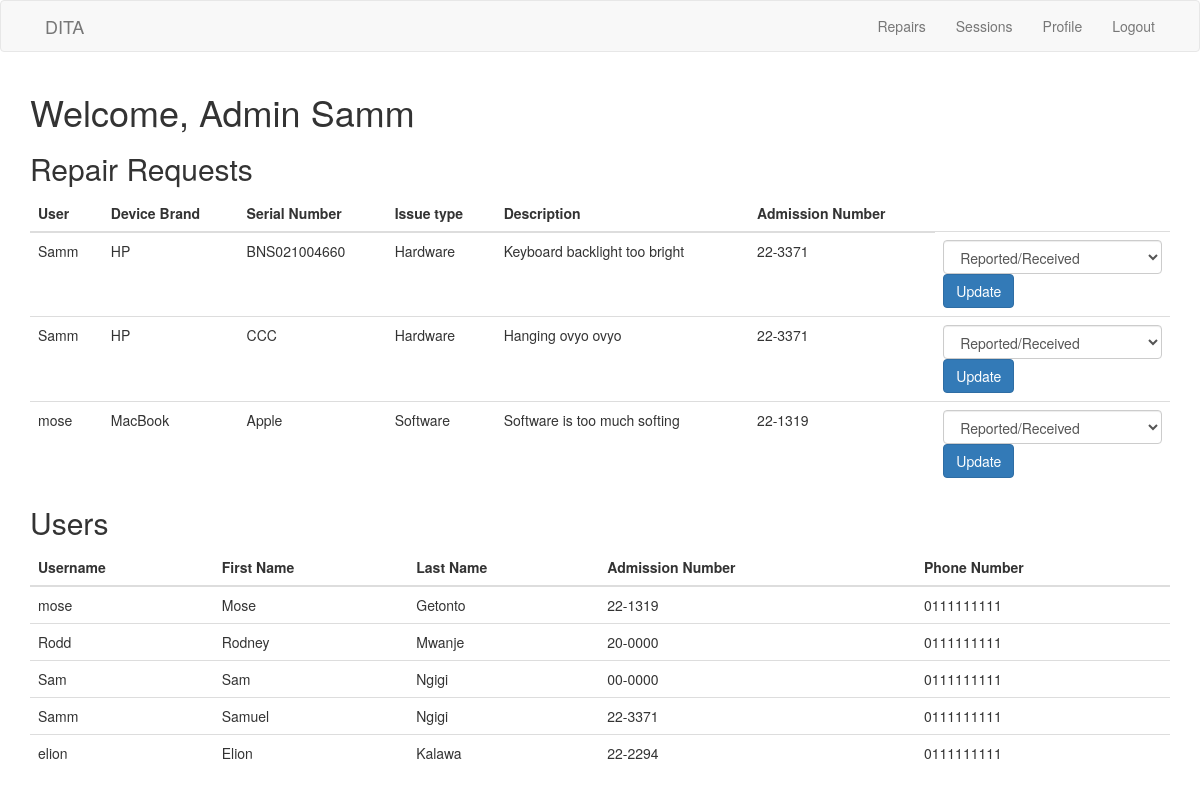
Page /admin/dashboard (signed in) on the committed database.
### app/models.py (models this page shows, shortened)
class User(UserMixin, db.Model):
    id = db.Column(db.Integer, primary_key=True)
    firstname = db.Column(db.String(64))
    lastname = db.Column(db.String(64))
    username = db.Column(db.String(64), unique=True)
    admission_number = db.Column(db.String(32))
    email = db.Column(db.String(120), unique=True)
    phone_number = db.Column(db.String(20))
    password = db.Column(db.String(128))
    password_hash = db.Column(db.String(128))
    last_seen = db.Column(db.DateTime, default=datetime.utcnow)

class Repair(db.Model):
    id = db.Column(db.Integer, primary_key=True)
    device_brand = db.Column(db.String(128))
    serial_no = db.Column(db.String(64), index=True)
    issue_type = db.Column(db.String(20))
    description = db.Column(db.Text)
    user_id = db.Column(db.String(7), db.ForeignKey('user.id'))
    repair_date = db.Column(db.DateTime, default=datetime.utcnow)
    status = db.Column(db.String(20), default='reported')

### app/routes.py (the view)
@app.route('/admin/dashboard', methods=['GET', 'POST'])
@login_required
def admin_dashboard():
    users = User.query.all()
    repairs = db.session.query(Repair, User).join(User).all()
    admins = Admin.query.all()
    form = RepairsForm()
    return render_template('admin_dashboard.html', title='Admin Sign In', repairs=repairs, users=users, admins=admins, form=form)

### app/forms.py
class RepairsForm(FlaskForm):
    device_brand = StringField('Device Brand', validators=[DataRequired()])
    serial_no = StringField('Serial Number', validators=[DataRequired()])
    issue_type = RadioField('Issue', choices=[('Hardware', 'Hardware'), ('Software', 'Software')],
                            validators=[DataRequired()])
    description = TextAreaField('Description', validators=[
                                DataRequired(), Length(min=1, max=300, message='Description must be between 1 and 300 characters')])
    status = SelectField('Status', choices=[('reported', 'Reported/Received'), ('in_progress', 'In Progress'), ('completed', 'Completed')],
                         validators=[DataRequired()])
    submit = SubmitField('Submit')

### app/routes.py (called while the page is built)
@login_manager.user_loader
def load_user(user_id):
    return User.query.get(int(user_id))

@app.before_request
def before_request():
    if current_user.is_authenticated:
        current_user.last_seen = datetime.utcnow()
        db.session.commit()

### app/templates/admin_dashboard.html (shortened to what this page needs)
{% extends "base.html" %}
{% block app_content %}
<h1>Welcome, Admin {{ current_user.username }}</h1>
<h2>Repair Requests</h2>
<table class="table table-hover">
	<thead>
		<tr>
			<th>User</th>
			<th>Device Brand</th>
			<th>Serial Number</th>
			<th>Issue type</th>
			<th>Description</th>
			<th>Admission Number</th>
		</tr>
	</thead>
	<tbody>
		{% for repair, user in repairs %}
		<tr>
			<td> {{ user.username }}</td>
			<td> {{ repair.device_brand }}</td>
			<td> {{ repair.serial_no }}</td>
			<td> {{ repair.issue_type }}</td>
			<td> {{ repair.description }}</td>
			<td> {{ user.admission_number }}</td>
			<td>
				<form method="post" action="{{ url_for('update_repair_status', repair_id=repair.id) }}">
					{{ form.status(class="form-control", value=repair.status) }}
					<button type="submit" class="btn btn-primary">Update</button>
				</form>
			</td>
		</tr>
		{% endfor %}
	</tbody>
</table>
<h2>Users</h2>
<table class="table table-hover">
	<thead>
		<tr>
			<th>Username</th>
			<th>First Name</th>
			<th>Last Name</th>
			<th>Admission Number</th>
			<th>Phone Number</th>
		</tr>
	</thead>
	<tbody>
		{% for user in users %}
		<tr>
			<td>{{ user.username }}</td>
			<td>{{ user.firstname }}</td>
			<td>{{ user.lastname }}</td>
			<td>{{ user.admission_number }}</td>
			<td>{{ user.phone_number }}</td>
		</tr>
		{% endfor %}
	</tbody>
</table>
{% endblock %}

### rows in the picture
User: username "Samm", firstname "Samuel", lastname "Ngigi", admission_number "22-3371", phone_number "0111111111"
Repair: username "Samm", device_brand "HP", serial_no "BNS021004660", issue_type "Hardware", description "Keyboard backlight too bright", admission_number "22-3371", status "Reported/Received"
Repair: username "Samm", device_brand "HP", serial_no "CCC", issue_type "Hardware", description "Hanging ovyo ovyo", admission_number "22-3371", status "Reported/Received"
Repair: username "mose", device_brand "MacBook", serial_no "Apple", issue_type "Software", description "Software is too much softing", admission_number "22-1319", status "Reported/Received"
User: username "mose", firstname "Mose", lastname "Getonto", admission_number "22-1319", phone_number "0111111111"
User: username "Rodd", firstname "Rodney", lastname "Mwanje", admission_number "20-0000", phone_number "0111111111"
User: username "Sam", firstname "Sam", lastname "Ngigi", admission_number "00-0000", phone_number "0111111111"
User: username "elion", firstname "Elion", lastname "Kalawa", admission_number "22-2294", phone_number "0111111111"
